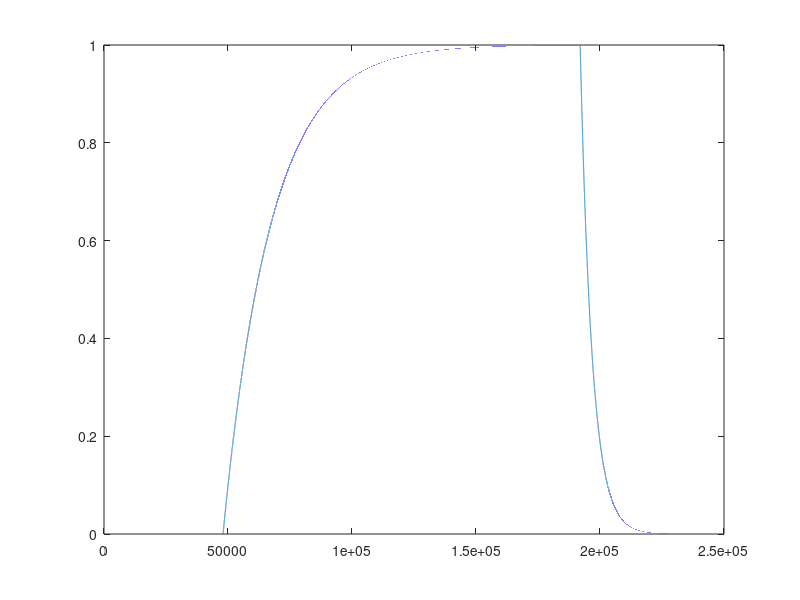

Write the MATLAB code that produced this figure.
close all; clear all; clc

sr = 48e3;

onTC = 400e-3;
offTC = 100e-3;

durTA = 5;
durTP = 3;

dt = 1/sr;
ponT = (durTA-durTP)/2;
poffT = ponT+durTP;
durS = ceil(sr*durTA);
ponSidx = round(sr*ponT):round(sr*poffT)-1;

sig = zeros(durS,1);
sig(ponSidx) = 1;

%Rise coefficients
aR = dt/onTC - 1;
bR = 1.0 + aR;

%Fall coefficients
aF = dt/offTC - 1;
bF = 1.0 + aR;

tic
sigOUT = zeros(size(sig));
sigOLD=0;
for nn = 1:durS
    if sig(nn) < sigOLD %// - This is line to make smoothing only apply to release
        sigOUT(nn) = bF*sig(nn) - aF*sigOLD;% // difference eqn for one-pole lpf
    else
        sigOUT(nn) = bR*sig(nn) - aR*sigOLD;% // difference eqn for one-pole lpf
    end
    sigOLD = sigOUT(nn);
end
toc                

plot(sigOUT)                
                
                
